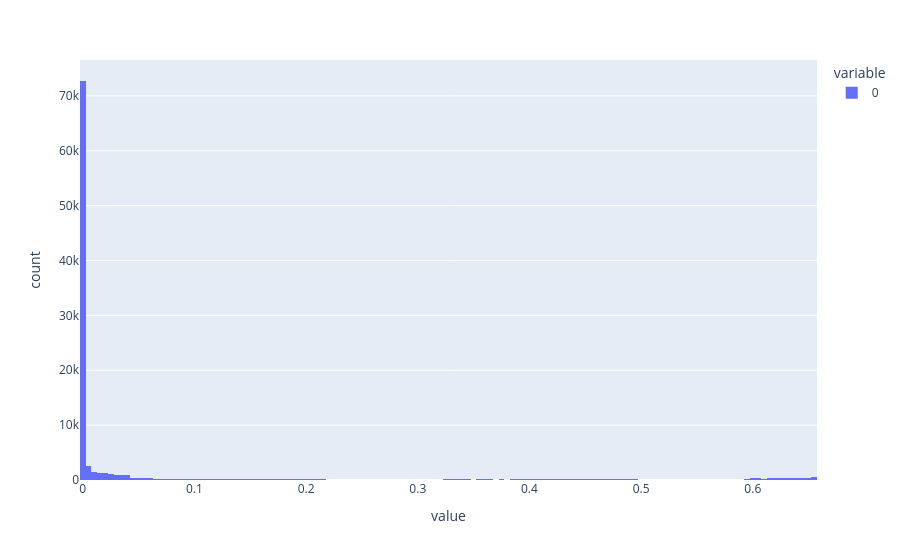

The code cell stored with this chart in its notebook:
### Code cell
px.histogram(null_evts[:,2])

### Figure 1 — Plotly figure (JSON) as saved in the notebook; plotly's stock layout.template omitted (floating-point values rounded to 4 significant figures; data arrays with more than 128 entries replaced by an {"elided": "..."} marker saying what was removed)
{"data": [{"alignmentgroup": "True", "bingroup": "x", "hovertemplate": "variable=0<br>value=%{x}<br>count=%{y}<extra></extra>", "legendgroup": "0", "marker": {"color": "#636efa", "pattern": {"shape": ""}}, "name": "0", "offsetgroup": "0", "orientation": "v", "showlegend": true, "type": "histogram", "x": {"elided": "100000 float values"}, "xaxis": "x", "yaxis": "y"}], "layout": {"barmode": "relative", "legend": {"title": {"text": "variable"}, "tracegroupgap": 0}, "margin": {"t": 60}, "xaxis": {"anchor": "y", "domain": [0, 1], "title": {"text": "value"}}, "yaxis": {"anchor": "x", "domain": [0, 1], "title": {"text": "count"}}}}
